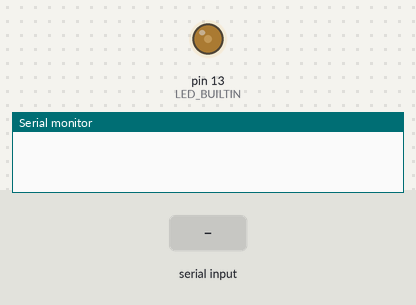
Recording of a sketch running on a simulated Arduino Uno, built with avr-gcc and run on an emulated ATmega328P. Shown: output pins drawn as LEDs (lit = HIGH), the last lines printed to the serial monitor. The test bench sets the inputs (shaded band).

Above: at 1.2 s.
1.3 s: "90,45\n" received over Serial
At 2.0 s:
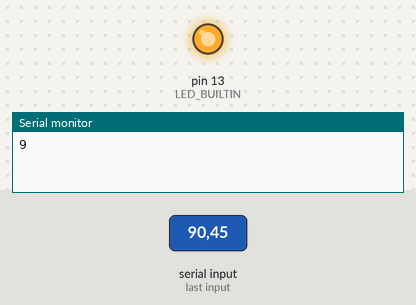
At 2.9 s:
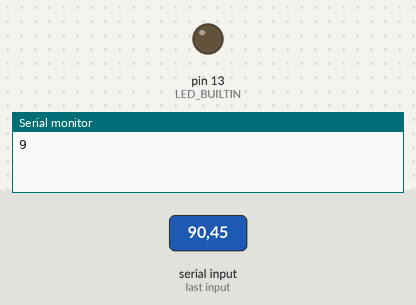
4.3 s: "30,150\n" received over Serial
Timing chart, 0 to 7.3 s (numbered marks = the images above; inputs shaded):
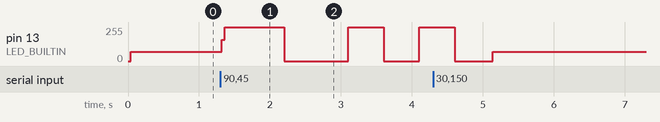

Measured:
- after the input at 1.3 s, pin 13 (LED_BUILTIN): goes 255/255 0.88 s, 0/255 0.90 s, 255/255 0.50 s, 0/255 0.50 s, then 255/255, starting at once

The sketch:

sketch_Serial_receive4.ino
```cpp
int blinkDelay = 0;

void setup(){
    Serial.begin(9600);
    pinMode(LED_BUILTIN,OUTPUT);
}

void loop(){
    digitalWrite(LED_BUILTIN,HIGH);
    delay(blinkDelay);
    digitalWrite(LED_BUILTIN,LOW);
    delay(blinkDelay);
}

void serialEvent(){

    while (Serial.available()){
        char ch = (char) Serial.read();
        Serial.write(ch);
        if(isDigit(ch)){
            blinkDelay =(ch-'0');
            blinkDelay = 100* blinkDelay;
        }
}
}
```
